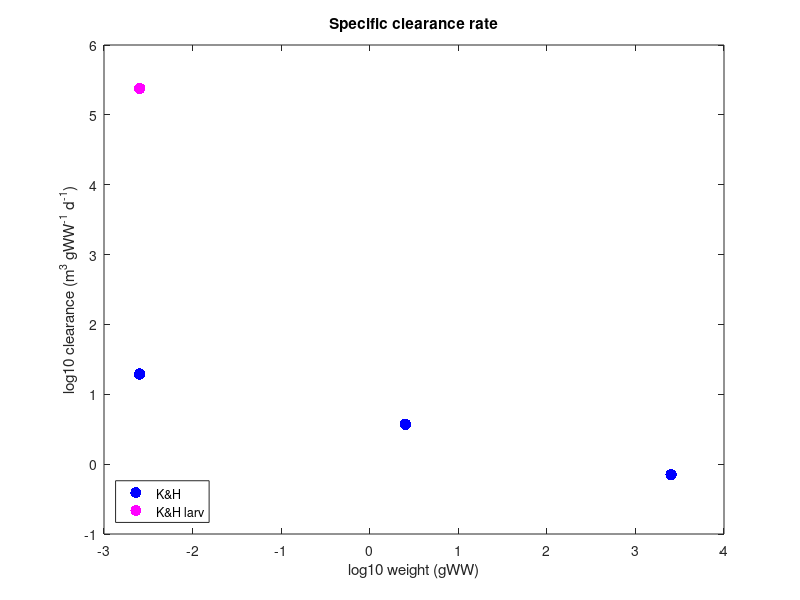
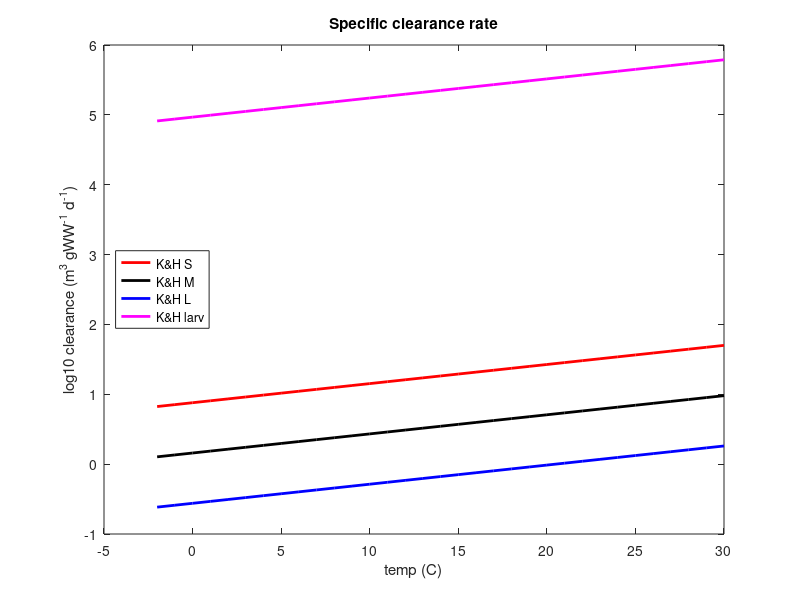
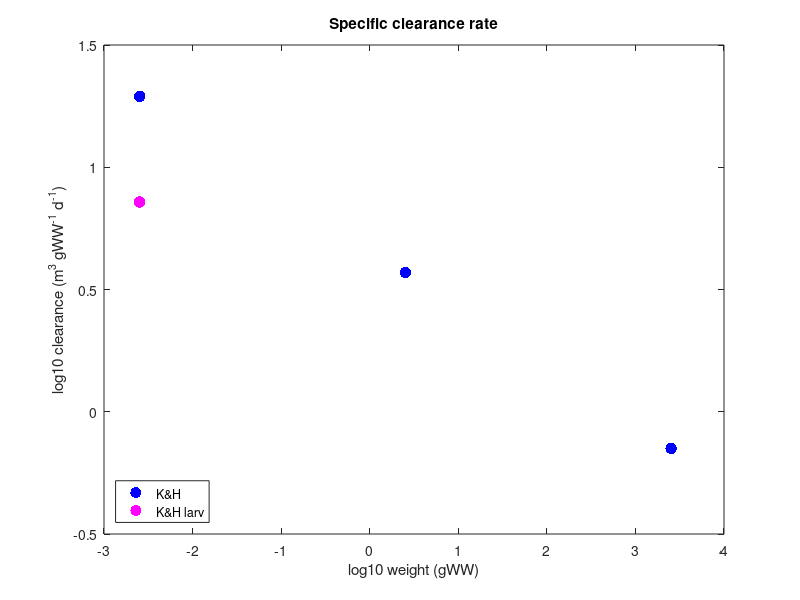
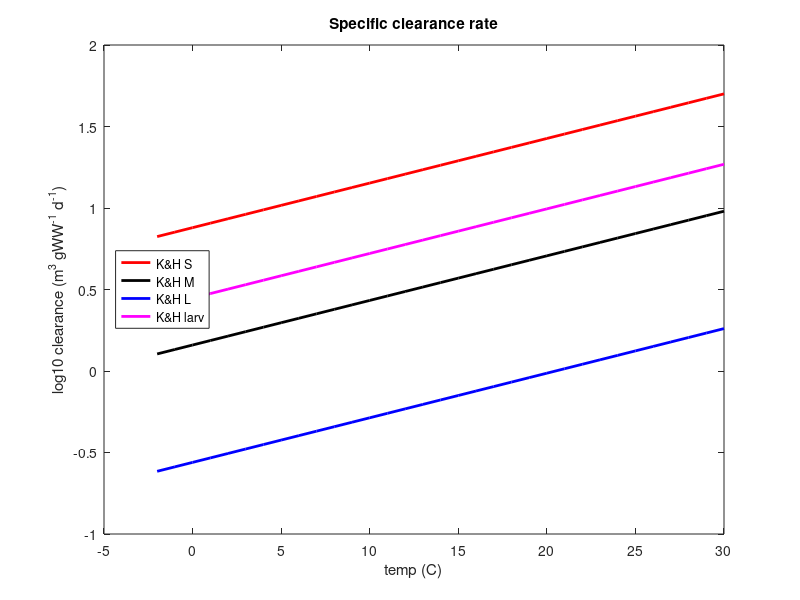

The MATLAB source for these figures, in order:
% Kiorboe & Hirst eqs
% Play with clearance rate for MF

clear all
close all

L_s = 10^((log10(2)+log10(20))/2);
L_m = 10^((log10(20)+log10(200))/2);
L_l = 10^((log10(200)+log10(2000))/2);

M_s = 0.01 * (0.1*L_s)^3;
M_m = 0.01 * (0.1*L_m)^3;
M_l = 0.01 * (0.1*L_l)^3;

%% Kiorboe & Hirst orig
% T=15C
temp=15;

%Max clearance rate/search volume
FmaxLarv = exp(0.063*(temp-15.0)) .* 10^(8.1) .* M_s^(0.057) .* (24e-3/9);
FmaxS = exp(0.063*(temp-15.0)) .* 1.74e3 .* M_s^(-0.24) .* (24e-3/9);
FmaxM = exp(0.063*(temp-15.0)) .* 1.74e3 .* M_m^(-0.24) .* (24e-3/9);
FmaxL = exp(0.063*(temp-15.0)) .* 1.74e3 .* M_l^(-0.24) .* (24e-3/9);

m=[M_s; M_m; M_l];
fmax=[FmaxS;FmaxM;FmaxL];

figure(1)
%subplot(2,2,1)
plot(log10(m),log10(fmax),'.b','MarkerSize',25); hold on;
plot(log10(M_s),log10(FmaxLarv),'.m','MarkerSize',25); hold on;
ylabel('log10 clearance (m^3 gWW^-^1 d^-^1)')
xlabel('log10 weight (gWW)')
legend('K&H','K&H larv')
legend('location','southwest')
title('Specific clearance rate')
print('-dpng','Clearance_mass_orig.png')


%% vs temp
temp=-2:30;

%Max clearance rate/search volume
FmaxLarv = exp(0.063*(temp-15.0)) .* 10^(8.1) .* M_s^(0.057) .* (24e-3/9);
FmaxS = exp(0.063*(temp-15.0)) .* 1.74e3 .* M_s^(-0.24) .* (24e-3/9);
FmaxM = exp(0.063*(temp-15.0)) .* 1.74e3 .* M_m^(-0.24) .* (24e-3/9);
FmaxL = exp(0.063*(temp-15.0)) .* 1.74e3 .* M_l^(-0.24) .* (24e-3/9);

figure(2)
%subplot(2,2,1)
plot(temp,log10(FmaxS),'r','LineWidth',2); hold on;
plot(temp,log10(FmaxM),'k','LineWidth',2); hold on;
plot(temp,log10(FmaxL),'b','LineWidth',2); hold on;
plot(temp,log10(FmaxLarv),'m','LineWidth',2); hold on;
ylabel('log10 clearance (m^3 gWW^-^1 d^-^1)')
xlabel('temp (C)')
legend('K&H S','K&H M','K&H L','K&H larv')
legend('location','west')
title('Specific clearance rate')
print('-dpng','Clearance_temp_orig.png')


%% Kiorboe & Hirst NEW Larvae
% T=15C
temp=15;

%Max clearance rate/search volume
FmaxLarv = exp(0.063*(temp-15.0)) .* 10^(3.58) .* M_s^(0.057) .* (24e-3/9);
FmaxS = exp(0.063*(temp-15.0)) .* 1.74e3 .* M_s^(-0.24) .* (24e-3/9);
FmaxM = exp(0.063*(temp-15.0)) .* 1.74e3 .* M_m^(-0.24) .* (24e-3/9);
FmaxL = exp(0.063*(temp-15.0)) .* 1.74e3 .* M_l^(-0.24) .* (24e-3/9);

m=[M_s; M_m; M_l];
fmax=[FmaxS;FmaxM;FmaxL];

figure(3)
%subplot(2,2,1)
plot(log10(m),log10(fmax),'.b','MarkerSize',25); hold on;
plot(log10(M_s),log10(FmaxLarv),'.m','MarkerSize',25); hold on;
ylabel('log10 clearance (m^3 gWW^-^1 d^-^1)')
xlabel('log10 weight (gWW)')
legend('K&H','K&H larv')
legend('location','southwest')
title('Specific clearance rate')
print('-dpng','Clearance_mass_newLarv.png')


%% vs temp
temp=-2:30;

%Max clearance rate/search volume
FmaxLarv = exp(0.063*(temp-15.0)) .* 10^(3.58) .* M_s^(0.057) .* (24e-3/9);
FmaxS = exp(0.063*(temp-15.0)) .* 1.74e3 .* M_s^(-0.24) .* (24e-3/9);
FmaxM = exp(0.063*(temp-15.0)) .* 1.74e3 .* M_m^(-0.24) .* (24e-3/9);
FmaxL = exp(0.063*(temp-15.0)) .* 1.74e3 .* M_l^(-0.24) .* (24e-3/9);

figure(4)
%subplot(2,2,1)
plot(temp,log10(FmaxS),'r','LineWidth',2); hold on;
plot(temp,log10(FmaxM),'k','LineWidth',2); hold on;
plot(temp,log10(FmaxL),'b','LineWidth',2); hold on;
plot(temp,log10(FmaxLarv),'m','LineWidth',2); hold on;
ylabel('log10 clearance (m^3 gWW^-^1 d^-^1)')
xlabel('temp (C)')
legend('K&H S','K&H M','K&H L','K&H larv')
legend('location','west')
title('Specific clearance rate')
print('-dpng','Clearance_comp_temp_newLarv.png')


%% Kiorboe & Hirst NEW All
% T=15C
temp=15;

%Max clearance rate/search volume
FmaxLarv = exp(0.063*(temp-15.0)) .* 10^(3.68) .* M_s^(0.1963) .* (24e-3/9);
FmaxS = exp(0.063*(temp-15.0)) .* 1.74e3 .* M_s^(-0.24) .* (24e-3/9);
FmaxM = exp(0.063*(temp-15.0)) .* 1.74e3 .* M_m^(-0.24) .* (24e-3/9);
FmaxL = exp(0.063*(temp-15.0)) .* 1.74e3 .* M_l^(-0.24) .* (24e-3/9);
FmaxMF1 = exp(0.063*(temp-15.0)) .* 10^(3.44) .* M_m^(-0.29) .* (24e-3/9);
FmaxMP1 = exp(0.063*(temp-15.0)) .* 10^(2.87) .* M_m^(-0.29) .* (24e-3/9);
FmaxMF2 = exp(0.063*(temp-15.0)) .* 10^(3.60) .* M_m^(-0.36) .* (24e-3/9);
FmaxMP2 = exp(0.063*(temp-15.0)) .* 10^(3.13) .* M_m^(0.06) .* (24e-3/9);

m=[M_s; M_m; M_l];
fmax=[FmaxS;FmaxM;FmaxL];

figure(5)
%subplot(2,2,1)
plot(log10(m),log10(fmax),'.k','MarkerSize',25); hold on;
plot(log10(M_s),log10(FmaxLarv),'.m','MarkerSize',25); hold on;
plot(log10(M_m),log10(FmaxMF1),'.b','MarkerSize',25); hold on;
plot(log10(M_m),log10(FmaxMP1),'.r','MarkerSize',25); hold on;
plot(log10(M_m),log10(FmaxMF2),'*b','MarkerSize',5); hold on;
plot(log10(M_m),log10(FmaxMP2),'*r','MarkerSize',5); hold on;
ylabel('log10 clearance (m^3 gWW^-^1 d^-^1)')
xlabel('log10 weight (gWW)')
legend('K&H','K&H larv','Clupe1','Other1','Clupe2','Other2')
legend('location','southwest')
title('Specific clearance rate')
print('-dpng','Clearance_mass_new.png')


%% vs mass
temp=15;
lW=-4:5;
W=10.^(lW);

%Max clearance rate/search volume
FmaxLarv = exp(0.063*(temp-15.0)) .* 10^(3.68) .* W.^(0.1963) .* (24e-3/9);
FmaxM = exp(0.063*(temp-15.0)) .* 1.74e3 .* W.^(-0.24) .* (24e-3/9);
FmaxMF1 = exp(0.063*(temp-15.0)) .* 10^(3.44) .* W.^(-0.29) .* (24e-3/9);
FmaxMP1 = exp(0.063*(temp-15.0)) .* 10^(2.87) .* W.^(-0.29) .* (24e-3/9);
FmaxMF2 = exp(0.063*(temp-15.0)) .* 10^(3.60) .* W.^(-0.36) .* (24e-3/9);
FmaxMP2 = exp(0.063*(temp-15.0)) .* 10^(3.13) .* W.^(0.06) .* (24e-3/9);

figure(6)
%subplot(2,2,1)
plot(lW,log10(FmaxM),'k','LineWidth',2); hold on;
plot(lW,log10(FmaxMF1),'c','LineWidth',2); hold on;
plot(lW,log10(FmaxMP1),'g','LineWidth',2); hold on;
plot(lW,log10(FmaxMF2),'c--','LineWidth',2); hold on;
plot(lW,log10(FmaxMP2),'g--','LineWidth',2); hold on;
plot(lW,log10(FmaxLarv),'m--','LineWidth',2); hold on;
ylabel('log10 clearance (m^3 gWW^-^1 d^-^1)')
xlabel('log10 weight (gWW)')
legend('K&H','Clupe1','Other1','Clupe2','Other2','K&H larv')
legend('location','southwest')
title('Specific clearance rate')
print('-dpng','Clearance_mass_fn_new.png')


%% vs temp
temp=-2:30;

%Max clearance rate/search volume
FmaxLarv = exp(0.063*(temp-15.0)) .* 10^(3.68) .* M_s^(0.1963) .* (24e-3/9);
FmaxS = exp(0.063*(temp-15.0)) .* 1.74e3 .* M_s^(-0.24) .* (24e-3/9);
FmaxM = exp(0.063*(temp-15.0)) .* 1.74e3 .* M_m^(-0.24) .* (24e-3/9);
FmaxL = exp(0.063*(temp-15.0)) .* 1.74e3 .* M_l^(-0.24) .* (24e-3/9);
FmaxMF1 = exp(0.063*(temp-15.0)) .* 10^(3.44) .* M_m^(-0.29) .* (24e-3/9);
FmaxMP1 = exp(0.063*(temp-15.0)) .* 10^(2.87) .* M_m^(-0.29) .* (24e-3/9);
FmaxMF2 = exp(0.063*(temp-15.0)) .* 10^(3.60) .* M_m^(-0.36) .* (24e-3/9);
FmaxMP2 = exp(0.063*(temp-15.0)) .* 10^(3.13) .* M_m^(0.06) .* (24e-3/9);

figure(7)
%subplot(2,2,1)
plot(temp,log10(FmaxS),'r','LineWidth',2); hold on;
plot(temp,log10(FmaxM),'k','LineWidth',2); hold on;
plot(temp,log10(FmaxMF1),'c','LineWidth',2); hold on;
plot(temp,log10(FmaxMP1),'g','LineWidth',2); hold on;
plot(temp,log10(FmaxMF2),'c--','LineWidth',2); hold on;
plot(temp,log10(FmaxMP2),'g--','LineWidth',2); hold on;
plot(temp,log10(FmaxL),'b','LineWidth',2); hold on;
plot(temp,log10(FmaxLarv),'m--','LineWidth',2); hold on;
ylabel('log10 clearance (m^3 gWW^-^1 d^-^1)')
xlabel('temp (C)')
legend('K&H S','K&H M','Clupe1','Other1','Clupe2','Other2','K&H L','K&H larv')
legend('location','northwest')
title('Specific clearance rate')
print('-dpng','Clearance_comp_temp_new.png')

%% Figures of just MF values used in simulations

temp=15;
%Max clearance rate/search volume
sFmaxS = exp(0.063*(temp-15.0)) .* 1.74e3 .* M_s^(-0.24) .* (24e-3/9);
sFmaxSF1 = exp(0.063*(temp-15.0)) .* 10^(3.44) .* M_s^(-0.29) .* (24e-3/9);
sFmaxSF2 = exp(0.063*(temp-15.0)) .* 10^(3.60) .* M_s^(-0.36) .* (24e-3/9);
sFmaxM = exp(0.063*(temp-15.0)) .* 1.74e3 .* M_m^(-0.24) .* (24e-3/9);
sFmaxMF1 = exp(0.063*(temp-15.0)) .* 10^(3.44) .* M_m^(-0.29) .* (24e-3/9);
sFmaxMF2 = exp(0.063*(temp-15.0)) .* 10^(3.60) .* M_m^(-0.36) .* (24e-3/9);

mFmaxM = exp(0.063*(temp-15.0)) .* 1.74e3 .* W.^(-0.24) .* (24e-3/9);
mFmaxMF1 = exp(0.063*(temp-15.0)) .* 10^(3.44) .* W.^(-0.29) .* (24e-3/9);
mFmaxMF2 = exp(0.063*(temp-15.0)) .* 10^(3.60) .* W.^(-0.36) .* (24e-3/9);

temp=-2:30;
tFmaxM = exp(0.063*(temp-15.0)) .* 1.74e3 .* M_m^(-0.24) .* (24e-3/9);
tFmaxMF1 = exp(0.063*(temp-15.0)) .* 10^(3.44) .* M_m^(-0.29) .* (24e-3/9);
tFmaxMF2 = exp(0.063*(temp-15.0)) .* 10^(3.60) .* M_m^(-0.36) .* (24e-3/9);

figure(8)
subplot(2,2,1)
plot(log10(M_s),log10(sFmaxS),'.k','MarkerSize',25); hold on;
plot(log10(M_s),log10(sFmaxSF1),'.b','MarkerSize',25); hold on;
plot(log10(M_s),log10(sFmaxSF2),'.r','MarkerSize',25); hold on;
plot(log10(M_m),log10(sFmaxM),'.k','MarkerSize',25); hold on;
plot(log10(M_m),log10(sFmaxMF1),'.b','MarkerSize',25); hold on;
plot(log10(M_m),log10(sFmaxMF2),'.r','MarkerSize',25); hold on;
ylabel('log10 clearance (m^3 gWW^-^1 d^-^1)')
xlabel('log10 weight (gWW)')
legend('K&H','F1','F2','K&H','F1','F2')
legend('location','northeast')
title('Specific clearance rate')
xlim([-4 5])

subplot(2,2,3)
plot(lW,log10(mFmaxM),'k','LineWidth',2); hold on;
plot(lW,log10(mFmaxMF1),'b','LineWidth',2); hold on;
plot(lW,log10(mFmaxMF2),'r','LineWidth',2); hold on;
ylabel('log10 clearance (m^3 gWW^-^1 d^-^1)')
xlabel('log10 weight (gWW)')
legend('K&H all','Clupe 1','Clupe 2')
legend('location','southwest')
title('Specific clearance rate')
xlim([-4 5])

subplot(2,2,2)
plot(temp,log10(tFmaxM),'k','LineWidth',2); hold on;
plot(temp,log10(tFmaxMF1),'b','LineWidth',2); hold on;
plot(temp,log10(tFmaxMF2),'r','LineWidth',2); hold on;
ylabel('log10 clearance (m^3 gWW^-^1 d^-^1)')
xlabel('temp (C)')
legend('K&H all','MF1','MF2')
legend('location','northwest')
title('Specific clearance rate')
xlim([-2 30])
print('-dpng','Clearance_new_MF.png')